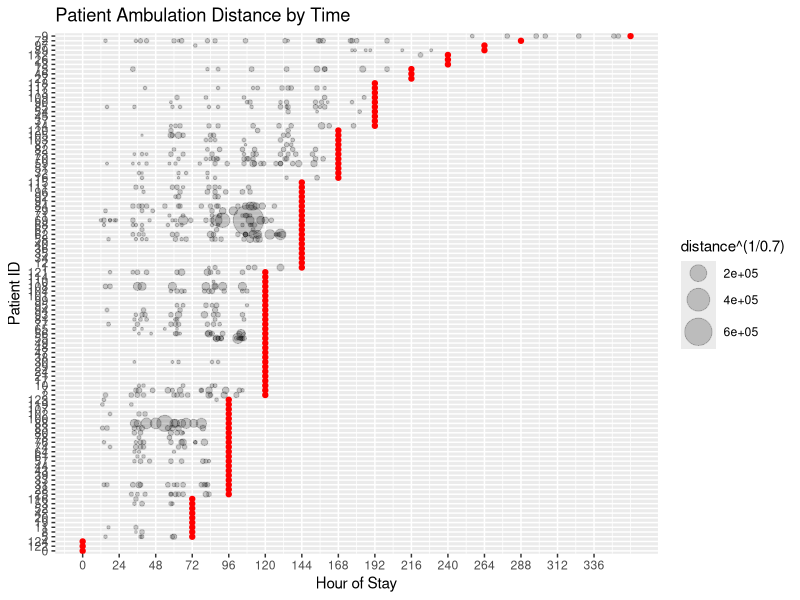

This figure's R source:
## ---- chunk 1
library(tidyverse)

hd <- read.csv("data_files/historical_details.csv",
               fileEncoding="UTF-8-BOM",
               header =TRUE)
pi <- read.csv("data_files/patient_info.csv",
               fileEncoding="UTF-8-BOM",
               header =TRUE)
max_hour <- max(hd$hours_of_stay, na.rm=TRUE)
max_day <- max(hd$Day.on.Unit, na.rm=TRUE)
discharge_hours <- (pi$length_of_stay.days. * 24)
discharge_dates <- data.frame(patient_id = pi$patient_ID, discharge = discharge_hours)
#discharge_dates$discharge=as.numeric(levels(discharge_dates$discharge))[discharge_dates$discharge]
ggplot(discharge_dates, aes(x=discharge, y=reorder(patient_id, discharge))) +
  geom_point(color='red') +
geom_point(data=hd, aes(x=hours_of_stay, y=reorder(patient_ID, max_hour), size=distance^(1/.7)), inherit.aes=FALSE, alpha = 0.2) +
  scale_size_continuous(range = c(0.5, 10)) +
  scale_y_discrete() +
  scale_x_continuous(breaks=seq(0,max_hour,24)) +
  ggtitle("Patient Ambulation Distance by Time") +
  xlab("Hour of Stay") + 
  ylab("Patient ID")
